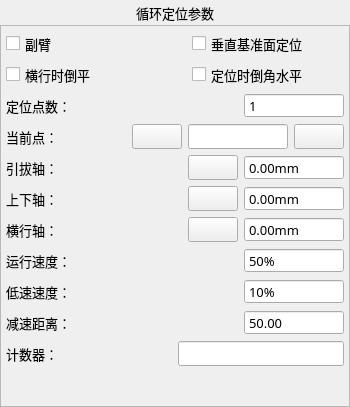
<?xml version="1.0" encoding="UTF-8"?>
<ui version="4.0">
 <class>FormActLoopFree</class>
 <widget class="QWidget" name="FormActLoopFree">
  <property name="geometry">
   <rect>
    <x>0</x>
    <y>0</y>
    <width>350</width>
    <height>407</height>
   </rect>
  </property>
  <property name="minimumSize">
   <size>
    <width>350</width>
    <height>407</height>
   </size>
  </property>
  <property name="maximumSize">
   <size>
    <width>700</width>
    <height>815</height>
   </size>
  </property>
  <property name="font">
   <font>
    <family>微软雅黑</family>
    <pointsize>10</pointsize>
    <weight>50</weight>
    <italic>false</italic>
    <bold>false</bold>
   </font>
  </property>
  <property name="windowTitle">
   <string notr="true">循环定位</string>
  </property>
  <property name="toolTip">
   <string notr="true"/>
  </property>
  <property name="statusTip">
   <string notr="true"/>
  </property>
  <property name="whatsThis">
   <string notr="true"/>
  </property>
  <property name="accessibleName">
   <string notr="true"/>
  </property>
  <property name="accessibleDescription">
   <string notr="true"/>
  </property>
  <property name="styleSheet">
   <string notr="true"/>
  </property>
  <property name="windowFilePath">
   <string notr="true"/>
  </property>
  <layout class="QVBoxLayout" name="verticalLayout">
   <property name="spacing">
    <number>0</number>
   </property>
   <property name="margin">
    <number>0</number>
   </property>
   <item>
    <widget class="QLabel" name="labelParaTitle">
     <property name="sizePolicy">
      <sizepolicy hsizetype="Preferred" vsizetype="Fixed">
       <horstretch>0</horstretch>
       <verstretch>0</verstretch>
      </sizepolicy>
     </property>
     <property name="minimumSize">
      <size>
       <width>0</width>
       <height>25</height>
      </size>
     </property>
     <property name="font">
      <font>
       <family>微软雅黑</family>
       <pointsize>10</pointsize>
       <weight>50</weight>
       <bold>false</bold>
      </font>
     </property>
     <property name="styleSheet">
      <string notr="true">QLabel#labelParaTitle
{
	color: black;
	border-image: url(:/img/widget/Panel.png) 0 4 0 4;
	border-left: 4px transparent;
	border-right: 4px transparent;
}
</string>
     </property>
     <property name="text">
      <string>循环定位参数</string>
     </property>
     <property name="alignment">
      <set>Qt::AlignCenter</set>
     </property>
    </widget>
   </item>
   <item>
    <widget class="QFrame" name="frameLoop">
     <property name="maximumSize">
      <size>
       <width>16777215</width>
       <height>16777215</height>
      </size>
     </property>
     <property name="font">
      <font>
       <family>微软雅黑</family>
       <pointsize>10</pointsize>
       <weight>50</weight>
       <italic>false</italic>
       <bold>false</bold>
      </font>
     </property>
     <property name="styleSheet">
      <string notr="true"/>
     </property>
     <property name="frameShape">
      <enum>QFrame::StyledPanel</enum>
     </property>
     <property name="frameShadow">
      <enum>QFrame::Plain</enum>
     </property>
     <property name="IsMainArea" stdset="0">
      <bool>true</bool>
     </property>
     <layout class="QGridLayout" name="gridLayout">
      <property name="margin">
       <number>5</number>
      </property>
      <item row="0" column="0">
       <layout class="QHBoxLayout" name="horizontalLayout_10">
        <item>
         <widget class="QCheckBox" name="checkBoxIsRunner">
          <property name="sizePolicy">
           <sizepolicy hsizetype="Preferred" vsizetype="Fixed">
            <horstretch>0</horstretch>
            <verstretch>0</verstretch>
           </sizepolicy>
          </property>
          <property name="minimumSize">
           <size>
            <width>180</width>
            <height>25</height>
           </size>
          </property>
          <property name="maximumSize">
           <size>
            <width>16777215</width>
            <height>50</height>
           </size>
          </property>
          <property name="font">
           <font>
            <family>微软雅黑</family>
            <pointsize>10</pointsize>
            <weight>50</weight>
            <italic>false</italic>
            <bold>false</bold>
           </font>
          </property>
          <property name="styleSheet">
           <string notr="true"/>
          </property>
          <property name="text">
           <string>副臂</string>
          </property>
         </widget>
        </item>
        <item>
         <widget class="xCheckBox" name="checkBox_xdec">
          <property name="sizePolicy">
           <sizepolicy hsizetype="Preferred" vsizetype="Fixed">
            <horstretch>0</horstretch>
            <verstretch>0</verstretch>
           </sizepolicy>
          </property>
          <property name="minimumSize">
           <size>
            <width>0</width>
            <height>25</height>
           </size>
          </property>
          <property name="maximumSize">
           <size>
            <width>16777215</width>
            <height>50</height>
           </size>
          </property>
          <property name="font">
           <font>
            <family>微软雅黑</family>
            <pointsize>10</pointsize>
            <weight>50</weight>
            <italic>false</italic>
            <bold>false</bold>
           </font>
          </property>
          <property name="focusPolicy">
           <enum>Qt::NoFocus</enum>
          </property>
          <property name="text">
           <string>垂直基准面定位</string>
          </property>
          <property name="iconSize">
           <size>
            <width>32</width>
            <height>32</height>
           </size>
          </property>
         </widget>
        </item>
       </layout>
      </item>
      <item row="1" column="0">
       <layout class="QHBoxLayout" name="horizontalLayout_11">
        <item>
         <widget class="QCheckBox" name="checkBoxTrvRot">
          <property name="sizePolicy">
           <sizepolicy hsizetype="Preferred" vsizetype="Fixed">
            <horstretch>0</horstretch>
            <verstretch>0</verstretch>
           </sizepolicy>
          </property>
          <property name="minimumSize">
           <size>
            <width>180</width>
            <height>25</height>
           </size>
          </property>
          <property name="maximumSize">
           <size>
            <width>16777215</width>
            <height>50</height>
           </size>
          </property>
          <property name="font">
           <font>
            <family>微软雅黑</family>
            <pointsize>10</pointsize>
            <weight>50</weight>
            <italic>false</italic>
            <bold>false</bold>
           </font>
          </property>
          <property name="styleSheet">
           <string notr="true"/>
          </property>
          <property name="text">
           <string>横行时倒平</string>
          </property>
         </widget>
        </item>
        <item>
         <widget class="xCheckBox" name="checkBox_rotate">
          <property name="sizePolicy">
           <sizepolicy hsizetype="Preferred" vsizetype="Fixed">
            <horstretch>0</horstretch>
            <verstretch>0</verstretch>
           </sizepolicy>
          </property>
          <property name="minimumSize">
           <size>
            <width>0</width>
            <height>25</height>
           </size>
          </property>
          <property name="maximumSize">
           <size>
            <width>16777215</width>
            <height>50</height>
           </size>
          </property>
          <property name="font">
           <font>
            <family>微软雅黑</family>
            <pointsize>10</pointsize>
            <weight>50</weight>
            <italic>false</italic>
            <bold>false</bold>
           </font>
          </property>
          <property name="focusPolicy">
           <enum>Qt::NoFocus</enum>
          </property>
          <property name="text">
           <string>定位时倒角水平</string>
          </property>
          <property name="iconSize">
           <size>
            <width>32</width>
            <height>32</height>
           </size>
          </property>
         </widget>
        </item>
       </layout>
      </item>
      <item row="2" column="0">
       <layout class="QHBoxLayout" name="horizontalLayout_9">
        <item>
         <widget class="QLabel" name="labelCnt">
          <property name="sizePolicy">
           <sizepolicy hsizetype="Expanding" vsizetype="Fixed">
            <horstretch>0</horstretch>
            <verstretch>0</verstretch>
           </sizepolicy>
          </property>
          <property name="minimumSize">
           <size>
            <width>150</width>
            <height>25</height>
           </size>
          </property>
          <property name="maximumSize">
           <size>
            <width>16777215</width>
            <height>50</height>
           </size>
          </property>
          <property name="font">
           <font>
            <family>微软雅黑</family>
            <pointsize>10</pointsize>
            <weight>50</weight>
            <italic>false</italic>
            <bold>false</bold>
           </font>
          </property>
          <property name="text">
           <string>定位点数：</string>
          </property>
         </widget>
        </item>
        <item>
         <widget class="xSpinBox" name="BoxCnt">
          <property name="enabled">
           <bool>true</bool>
          </property>
          <property name="sizePolicy">
           <sizepolicy hsizetype="Fixed" vsizetype="Fixed">
            <horstretch>0</horstretch>
            <verstretch>0</verstretch>
           </sizepolicy>
          </property>
          <property name="minimumSize">
           <size>
            <width>100</width>
            <height>25</height>
           </size>
          </property>
          <property name="maximumSize">
           <size>
            <width>200</width>
            <height>50</height>
           </size>
          </property>
          <property name="font">
           <font>
            <family>微软雅黑</family>
            <pointsize>10</pointsize>
            <weight>50</weight>
            <italic>false</italic>
            <bold>false</bold>
           </font>
          </property>
          <property name="focusPolicy">
           <enum>Qt::ClickFocus</enum>
          </property>
          <property name="alignment">
           <set>Qt::AlignLeading|Qt::AlignLeft|Qt::AlignVCenter</set>
          </property>
          <property name="buttonSymbols">
           <enum>QAbstractSpinBox::NoButtons</enum>
          </property>
          <property name="specialValueText">
           <string notr="true"/>
          </property>
          <property name="keyboardTracking">
           <bool>false</bool>
          </property>
          <property name="suffix">
           <string notr="true"/>
          </property>
          <property name="prefix">
           <string notr="true"/>
          </property>
          <property name="minimum">
           <number>1</number>
          </property>
          <property name="maximum">
           <number>100</number>
          </property>
          <property name="value">
           <number>1</number>
          </property>
          <property name="HasBtn" stdset="0">
           <bool>true</bool>
          </property>
         </widget>
        </item>
       </layout>
      </item>
      <item row="3" column="0">
       <layout class="QHBoxLayout" name="horizontalLayout_4">
        <item>
         <widget class="QLabel" name="labelPos1">
          <property name="sizePolicy">
           <sizepolicy hsizetype="Expanding" vsizetype="Fixed">
            <horstretch>0</horstretch>
            <verstretch>0</verstretch>
           </sizepolicy>
          </property>
          <property name="minimumSize">
           <size>
            <width>150</width>
            <height>25</height>
           </size>
          </property>
          <property name="maximumSize">
           <size>
            <width>16777215</width>
            <height>50</height>
           </size>
          </property>
          <property name="font">
           <font>
            <family>微软雅黑</family>
            <pointsize>10</pointsize>
            <weight>50</weight>
            <italic>false</italic>
            <bold>false</bold>
           </font>
          </property>
          <property name="text">
           <string>当前点：</string>
          </property>
         </widget>
        </item>
        <item>
         <widget class="xPushButton" name="BtnPrev">
          <property name="sizePolicy">
           <sizepolicy hsizetype="Fixed" vsizetype="Fixed">
            <horstretch>0</horstretch>
            <verstretch>0</verstretch>
           </sizepolicy>
          </property>
          <property name="minimumSize">
           <size>
            <width>50</width>
            <height>25</height>
           </size>
          </property>
          <property name="maximumSize">
           <size>
            <width>120</width>
            <height>50</height>
           </size>
          </property>
          <property name="font">
           <font>
            <family>微软雅黑</family>
            <pointsize>10</pointsize>
           </font>
          </property>
          <property name="focusPolicy">
           <enum>Qt::NoFocus</enum>
          </property>
          <property name="text">
           <string notr="true"/>
          </property>
          <property name="icon">
           <iconset resource="../xPad.qrc">
            <normaloff>:/img/32X32/BlackLeft.png</normaloff>:/img/32X32/BlackLeft.png</iconset>
          </property>
          <property name="iconSize">
           <size>
            <width>32</width>
            <height>32</height>
           </size>
          </property>
         </widget>
        </item>
        <item>
         <widget class="QLineEdit" name="lineEdit">
          <property name="minimumSize">
           <size>
            <width>100</width>
            <height>25</height>
           </size>
          </property>
          <property name="maximumSize">
           <size>
            <width>150</width>
            <height>50</height>
           </size>
          </property>
          <property name="font">
           <font>
            <family>微软雅黑</family>
            <pointsize>10</pointsize>
            <weight>50</weight>
            <italic>false</italic>
            <bold>false</bold>
           </font>
          </property>
          <property name="alignment">
           <set>Qt::AlignCenter</set>
          </property>
          <property name="readOnly">
           <bool>true</bool>
          </property>
         </widget>
        </item>
        <item>
         <widget class="xPushButton" name="BtnNext">
          <property name="sizePolicy">
           <sizepolicy hsizetype="Fixed" vsizetype="Fixed">
            <horstretch>0</horstretch>
            <verstretch>0</verstretch>
           </sizepolicy>
          </property>
          <property name="minimumSize">
           <size>
            <width>50</width>
            <height>25</height>
           </size>
          </property>
          <property name="maximumSize">
           <size>
            <width>120</width>
            <height>50</height>
           </size>
          </property>
          <property name="font">
           <font>
            <family>微软雅黑</family>
            <pointsize>10</pointsize>
           </font>
          </property>
          <property name="focusPolicy">
           <enum>Qt::NoFocus</enum>
          </property>
          <property name="text">
           <string notr="true"/>
          </property>
          <property name="icon">
           <iconset resource="../xPad.qrc">
            <normaloff>:/img/32X32/BlackRight.png</normaloff>:/img/32X32/BlackRight.png</iconset>
          </property>
          <property name="iconSize">
           <size>
            <width>32</width>
            <height>32</height>
           </size>
          </property>
         </widget>
        </item>
       </layout>
      </item>
      <item row="4" column="0">
       <layout class="QHBoxLayout" name="horizontalLayout">
        <item>
         <widget class="QLabel" name="labelHorPos">
          <property name="sizePolicy">
           <sizepolicy hsizetype="Expanding" vsizetype="Fixed">
            <horstretch>0</horstretch>
            <verstretch>0</verstretch>
           </sizepolicy>
          </property>
          <property name="minimumSize">
           <size>
            <width>150</width>
            <height>25</height>
           </size>
          </property>
          <property name="maximumSize">
           <size>
            <width>16777215</width>
            <height>50</height>
           </size>
          </property>
          <property name="font">
           <font>
            <family>微软雅黑</family>
            <pointsize>10</pointsize>
            <weight>50</weight>
            <italic>false</italic>
            <bold>false</bold>
           </font>
          </property>
          <property name="text">
           <string>引拔轴：</string>
          </property>
         </widget>
        </item>
        <item>
         <widget class="QPushButton" name="BtnHorSync">
          <property name="minimumSize">
           <size>
            <width>50</width>
            <height>25</height>
           </size>
          </property>
          <property name="text">
           <string/>
          </property>
          <property name="icon">
           <iconset resource="../xPad.qrc">
            <normaloff>:/img/32X32/Sync.png</normaloff>:/img/32X32/Sync.png</iconset>
          </property>
          <property name="iconSize">
           <size>
            <width>48</width>
            <height>48</height>
           </size>
          </property>
         </widget>
        </item>
        <item>
         <widget class="xDoubleSpinBox" name="BoxHorPos">
          <property name="sizePolicy">
           <sizepolicy hsizetype="Fixed" vsizetype="Fixed">
            <horstretch>0</horstretch>
            <verstretch>0</verstretch>
           </sizepolicy>
          </property>
          <property name="minimumSize">
           <size>
            <width>100</width>
            <height>25</height>
           </size>
          </property>
          <property name="maximumSize">
           <size>
            <width>200</width>
            <height>50</height>
           </size>
          </property>
          <property name="font">
           <font>
            <family>微软雅黑</family>
            <pointsize>10</pointsize>
            <weight>50</weight>
            <italic>false</italic>
            <bold>false</bold>
           </font>
          </property>
          <property name="focusPolicy">
           <enum>Qt::ClickFocus</enum>
          </property>
          <property name="alignment">
           <set>Qt::AlignLeading|Qt::AlignLeft|Qt::AlignVCenter</set>
          </property>
          <property name="readOnly">
           <bool>true</bool>
          </property>
          <property name="buttonSymbols">
           <enum>QAbstractSpinBox::NoButtons</enum>
          </property>
          <property name="keyboardTracking">
           <bool>false</bool>
          </property>
          <property name="prefix">
           <string notr="true"/>
          </property>
          <property name="suffix">
           <string notr="true">mm</string>
          </property>
          <property name="decimals">
           <number>2</number>
          </property>
          <property name="maximum">
           <double>60000.000000000000000</double>
          </property>
          <property name="singleStep">
           <double>0.010000000000000</double>
          </property>
          <property name="value">
           <double>0.000000000000000</double>
          </property>
          <property name="HasBtn" stdset="0">
           <bool>false</bool>
          </property>
         </widget>
        </item>
       </layout>
      </item>
      <item row="5" column="0">
       <layout class="QHBoxLayout" name="horizontalLayout_2">
        <item>
         <widget class="QLabel" name="labelVerPos">
          <property name="sizePolicy">
           <sizepolicy hsizetype="Expanding" vsizetype="Fixed">
            <horstretch>0</horstretch>
            <verstretch>0</verstretch>
           </sizepolicy>
          </property>
          <property name="minimumSize">
           <size>
            <width>150</width>
            <height>25</height>
           </size>
          </property>
          <property name="maximumSize">
           <size>
            <width>16777215</width>
            <height>50</height>
           </size>
          </property>
          <property name="font">
           <font>
            <family>微软雅黑</family>
            <pointsize>10</pointsize>
            <weight>50</weight>
            <italic>false</italic>
            <bold>false</bold>
           </font>
          </property>
          <property name="text">
           <string>上下轴：</string>
          </property>
         </widget>
        </item>
        <item>
         <widget class="QPushButton" name="BtnVerSync">
          <property name="minimumSize">
           <size>
            <width>50</width>
            <height>25</height>
           </size>
          </property>
          <property name="text">
           <string/>
          </property>
          <property name="icon">
           <iconset resource="../xPad.qrc">
            <normaloff>:/img/32X32/Sync.png</normaloff>:/img/32X32/Sync.png</iconset>
          </property>
          <property name="iconSize">
           <size>
            <width>48</width>
            <height>48</height>
           </size>
          </property>
         </widget>
        </item>
        <item>
         <widget class="xDoubleSpinBox" name="BoxVerPos">
          <property name="sizePolicy">
           <sizepolicy hsizetype="Fixed" vsizetype="Fixed">
            <horstretch>0</horstretch>
            <verstretch>0</verstretch>
           </sizepolicy>
          </property>
          <property name="minimumSize">
           <size>
            <width>100</width>
            <height>25</height>
           </size>
          </property>
          <property name="maximumSize">
           <size>
            <width>200</width>
            <height>50</height>
           </size>
          </property>
          <property name="font">
           <font>
            <family>微软雅黑</family>
            <pointsize>10</pointsize>
            <weight>50</weight>
            <italic>false</italic>
            <bold>false</bold>
           </font>
          </property>
          <property name="focusPolicy">
           <enum>Qt::ClickFocus</enum>
          </property>
          <property name="alignment">
           <set>Qt::AlignLeading|Qt::AlignLeft|Qt::AlignVCenter</set>
          </property>
          <property name="readOnly">
           <bool>true</bool>
          </property>
          <property name="buttonSymbols">
           <enum>QAbstractSpinBox::NoButtons</enum>
          </property>
          <property name="keyboardTracking">
           <bool>false</bool>
          </property>
          <property name="prefix">
           <string notr="true"/>
          </property>
          <property name="suffix">
           <string notr="true">mm</string>
          </property>
          <property name="decimals">
           <number>2</number>
          </property>
          <property name="maximum">
           <double>60000.000000000000000</double>
          </property>
          <property name="singleStep">
           <double>0.010000000000000</double>
          </property>
          <property name="value">
           <double>0.000000000000000</double>
          </property>
          <property name="HasBtn" stdset="0">
           <bool>false</bool>
          </property>
         </widget>
        </item>
       </layout>
      </item>
      <item row="6" column="0">
       <layout class="QHBoxLayout" name="horizontalLayout_3">
        <item>
         <widget class="QLabel" name="labelTrvPos">
          <property name="sizePolicy">
           <sizepolicy hsizetype="Expanding" vsizetype="Fixed">
            <horstretch>0</horstretch>
            <verstretch>0</verstretch>
           </sizepolicy>
          </property>
          <property name="minimumSize">
           <size>
            <width>150</width>
            <height>25</height>
           </size>
          </property>
          <property name="maximumSize">
           <size>
            <width>16777215</width>
            <height>50</height>
           </size>
          </property>
          <property name="font">
           <font>
            <family>微软雅黑</family>
            <pointsize>10</pointsize>
            <weight>50</weight>
            <italic>false</italic>
            <bold>false</bold>
           </font>
          </property>
          <property name="text">
           <string>横行轴：</string>
          </property>
         </widget>
        </item>
        <item>
         <widget class="QPushButton" name="BtnTrvSync">
          <property name="minimumSize">
           <size>
            <width>50</width>
            <height>25</height>
           </size>
          </property>
          <property name="text">
           <string/>
          </property>
          <property name="icon">
           <iconset resource="../xPad.qrc">
            <normaloff>:/img/32X32/Sync.png</normaloff>:/img/32X32/Sync.png</iconset>
          </property>
          <property name="iconSize">
           <size>
            <width>48</width>
            <height>48</height>
           </size>
          </property>
         </widget>
        </item>
        <item>
         <widget class="xDoubleSpinBox" name="BoxTrvPos">
          <property name="sizePolicy">
           <sizepolicy hsizetype="Fixed" vsizetype="Fixed">
            <horstretch>0</horstretch>
            <verstretch>0</verstretch>
           </sizepolicy>
          </property>
          <property name="minimumSize">
           <size>
            <width>100</width>
            <height>25</height>
           </size>
          </property>
          <property name="maximumSize">
           <size>
            <width>200</width>
            <height>50</height>
           </size>
          </property>
          <property name="font">
           <font>
            <family>微软雅黑</family>
            <pointsize>10</pointsize>
            <weight>50</weight>
            <italic>false</italic>
            <bold>false</bold>
           </font>
          </property>
          <property name="focusPolicy">
           <enum>Qt::ClickFocus</enum>
          </property>
          <property name="alignment">
           <set>Qt::AlignLeading|Qt::AlignLeft|Qt::AlignVCenter</set>
          </property>
          <property name="readOnly">
           <bool>true</bool>
          </property>
          <property name="buttonSymbols">
           <enum>QAbstractSpinBox::NoButtons</enum>
          </property>
          <property name="keyboardTracking">
           <bool>false</bool>
          </property>
          <property name="prefix">
           <string notr="true"/>
          </property>
          <property name="suffix">
           <string notr="true">mm</string>
          </property>
          <property name="decimals">
           <number>2</number>
          </property>
          <property name="maximum">
           <double>60000.000000000000000</double>
          </property>
          <property name="singleStep">
           <double>0.010000000000000</double>
          </property>
          <property name="value">
           <double>0.000000000000000</double>
          </property>
          <property name="HasBtn" stdset="0">
           <bool>false</bool>
          </property>
         </widget>
        </item>
       </layout>
      </item>
      <item row="7" column="0">
       <layout class="QHBoxLayout" name="horizontalLayout_5">
        <item>
         <widget class="QLabel" name="labelHightSpd">
          <property name="sizePolicy">
           <sizepolicy hsizetype="Expanding" vsizetype="Fixed">
            <horstretch>0</horstretch>
            <verstretch>0</verstretch>
           </sizepolicy>
          </property>
          <property name="minimumSize">
           <size>
            <width>150</width>
            <height>25</height>
           </size>
          </property>
          <property name="maximumSize">
           <size>
            <width>16777215</width>
            <height>50</height>
           </size>
          </property>
          <property name="font">
           <font>
            <family>微软雅黑</family>
            <pointsize>10</pointsize>
            <weight>50</weight>
            <italic>false</italic>
            <bold>false</bold>
           </font>
          </property>
          <property name="text">
           <string>运行速度：</string>
          </property>
         </widget>
        </item>
        <item>
         <widget class="xSpinBox" name="BoxHspd">
          <property name="sizePolicy">
           <sizepolicy hsizetype="Fixed" vsizetype="Fixed">
            <horstretch>0</horstretch>
            <verstretch>0</verstretch>
           </sizepolicy>
          </property>
          <property name="minimumSize">
           <size>
            <width>100</width>
            <height>25</height>
           </size>
          </property>
          <property name="maximumSize">
           <size>
            <width>200</width>
            <height>50</height>
           </size>
          </property>
          <property name="font">
           <font>
            <family>微软雅黑</family>
            <pointsize>10</pointsize>
            <weight>50</weight>
            <italic>false</italic>
            <bold>false</bold>
           </font>
          </property>
          <property name="focusPolicy">
           <enum>Qt::ClickFocus</enum>
          </property>
          <property name="alignment">
           <set>Qt::AlignLeading|Qt::AlignLeft|Qt::AlignVCenter</set>
          </property>
          <property name="buttonSymbols">
           <enum>QAbstractSpinBox::NoButtons</enum>
          </property>
          <property name="specialValueText">
           <string notr="true"/>
          </property>
          <property name="keyboardTracking">
           <bool>false</bool>
          </property>
          <property name="suffix">
           <string notr="true">%</string>
          </property>
          <property name="prefix">
           <string notr="true"/>
          </property>
          <property name="minimum">
           <number>1</number>
          </property>
          <property name="maximum">
           <number>100</number>
          </property>
          <property name="value">
           <number>50</number>
          </property>
          <property name="HasBtn" stdset="0">
           <bool>true</bool>
          </property>
         </widget>
        </item>
       </layout>
      </item>
      <item row="8" column="0">
       <layout class="QHBoxLayout" name="horizontalLayout_6">
        <item>
         <widget class="QLabel" name="labelLowSpd">
          <property name="sizePolicy">
           <sizepolicy hsizetype="Expanding" vsizetype="Fixed">
            <horstretch>0</horstretch>
            <verstretch>0</verstretch>
           </sizepolicy>
          </property>
          <property name="minimumSize">
           <size>
            <width>150</width>
            <height>25</height>
           </size>
          </property>
          <property name="maximumSize">
           <size>
            <width>16777215</width>
            <height>50</height>
           </size>
          </property>
          <property name="font">
           <font>
            <family>微软雅黑</family>
            <pointsize>10</pointsize>
            <weight>50</weight>
            <italic>false</italic>
            <bold>false</bold>
           </font>
          </property>
          <property name="text">
           <string>低速速度：</string>
          </property>
         </widget>
        </item>
        <item>
         <widget class="xSpinBox" name="BoxLspd">
          <property name="sizePolicy">
           <sizepolicy hsizetype="Fixed" vsizetype="Fixed">
            <horstretch>0</horstretch>
            <verstretch>0</verstretch>
           </sizepolicy>
          </property>
          <property name="minimumSize">
           <size>
            <width>100</width>
            <height>25</height>
           </size>
          </property>
          <property name="maximumSize">
           <size>
            <width>200</width>
            <height>50</height>
           </size>
          </property>
          <property name="font">
           <font>
            <family>微软雅黑</family>
            <pointsize>10</pointsize>
            <weight>50</weight>
            <italic>false</italic>
            <bold>false</bold>
           </font>
          </property>
          <property name="focusPolicy">
           <enum>Qt::ClickFocus</enum>
          </property>
          <property name="alignment">
           <set>Qt::AlignLeading|Qt::AlignLeft|Qt::AlignVCenter</set>
          </property>
          <property name="buttonSymbols">
           <enum>QAbstractSpinBox::NoButtons</enum>
          </property>
          <property name="specialValueText">
           <string notr="true"/>
          </property>
          <property name="keyboardTracking">
           <bool>false</bool>
          </property>
          <property name="suffix">
           <string notr="true">%</string>
          </property>
          <property name="prefix">
           <string notr="true"/>
          </property>
          <property name="minimum">
           <number>1</number>
          </property>
          <property name="maximum">
           <number>100</number>
          </property>
          <property name="value">
           <number>10</number>
          </property>
          <property name="HasBtn" stdset="0">
           <bool>true</bool>
          </property>
         </widget>
        </item>
       </layout>
      </item>
      <item row="9" column="0">
       <layout class="QHBoxLayout" name="horizontalLayout_7">
        <item>
         <widget class="QLabel" name="labelLowDis_2">
          <property name="sizePolicy">
           <sizepolicy hsizetype="Expanding" vsizetype="Fixed">
            <horstretch>0</horstretch>
            <verstretch>0</verstretch>
           </sizepolicy>
          </property>
          <property name="minimumSize">
           <size>
            <width>150</width>
            <height>25</height>
           </size>
          </property>
          <property name="maximumSize">
           <size>
            <width>16777215</width>
            <height>50</height>
           </size>
          </property>
          <property name="font">
           <font>
            <family>微软雅黑</family>
            <pointsize>10</pointsize>
            <weight>50</weight>
            <italic>false</italic>
            <bold>false</bold>
           </font>
          </property>
          <property name="text">
           <string>减速距离：</string>
          </property>
         </widget>
        </item>
        <item>
         <widget class="xDoubleSpinBox" name="BoxLowDis">
          <property name="sizePolicy">
           <sizepolicy hsizetype="Fixed" vsizetype="Fixed">
            <horstretch>0</horstretch>
            <verstretch>0</verstretch>
           </sizepolicy>
          </property>
          <property name="minimumSize">
           <size>
            <width>100</width>
            <height>25</height>
           </size>
          </property>
          <property name="maximumSize">
           <size>
            <width>200</width>
            <height>50</height>
           </size>
          </property>
          <property name="font">
           <font>
            <family>微软雅黑</family>
            <pointsize>10</pointsize>
            <weight>50</weight>
            <italic>false</italic>
            <bold>false</bold>
           </font>
          </property>
          <property name="focusPolicy">
           <enum>Qt::ClickFocus</enum>
          </property>
          <property name="alignment">
           <set>Qt::AlignLeading|Qt::AlignLeft|Qt::AlignVCenter</set>
          </property>
          <property name="buttonSymbols">
           <enum>QAbstractSpinBox::NoButtons</enum>
          </property>
          <property name="specialValueText">
           <string notr="true"/>
          </property>
          <property name="keyboardTracking">
           <bool>false</bool>
          </property>
          <property name="decimals">
           <number>2</number>
          </property>
          <property name="maximum">
           <double>650.000000000000000</double>
          </property>
          <property name="singleStep">
           <double>0.010000000000000</double>
          </property>
          <property name="value">
           <double>50.000000000000000</double>
          </property>
          <property name="HasBtn" stdset="0">
           <bool>true</bool>
          </property>
         </widget>
        </item>
       </layout>
      </item>
      <item row="10" column="0">
       <layout class="QHBoxLayout" name="horizontalLayout_8">
        <item>
         <widget class="QLabel" name="labelCount">
          <property name="sizePolicy">
           <sizepolicy hsizetype="Expanding" vsizetype="Fixed">
            <horstretch>0</horstretch>
            <verstretch>0</verstretch>
           </sizepolicy>
          </property>
          <property name="minimumSize">
           <size>
            <width>150</width>
            <height>25</height>
           </size>
          </property>
          <property name="maximumSize">
           <size>
            <width>16777215</width>
            <height>50</height>
           </size>
          </property>
          <property name="font">
           <font>
            <family>微软雅黑</family>
            <pointsize>10</pointsize>
            <weight>50</weight>
            <italic>false</italic>
            <bold>false</bold>
           </font>
          </property>
          <property name="text">
           <string>计数器：</string>
          </property>
         </widget>
        </item>
        <item>
         <widget class="xLineEdit" name="lineEditCount">
          <property name="minimumSize">
           <size>
            <width>100</width>
            <height>25</height>
           </size>
          </property>
          <property name="maximumSize">
           <size>
            <width>200</width>
            <height>50</height>
           </size>
          </property>
          <property name="font">
           <font>
            <family>微软雅黑</family>
            <pointsize>10</pointsize>
            <weight>50</weight>
            <italic>false</italic>
            <bold>false</bold>
           </font>
          </property>
          <property name="styleSheet">
           <string notr="true"/>
          </property>
         </widget>
        </item>
       </layout>
      </item>
      <item row="11" column="0">
       <spacer name="verticalSpacer">
        <property name="orientation">
         <enum>Qt::Vertical</enum>
        </property>
        <property name="sizeHint" stdset="0">
         <size>
          <width>338</width>
          <height>112</height>
         </size>
        </property>
       </spacer>
      </item>
     </layout>
    </widget>
   </item>
  </layout>
 </widget>
 <customwidgets>
  <customwidget>
   <class>xPushButton</class>
   <extends>QPushButton</extends>
   <header>xpushbutton.h</header>
  </customwidget>
  <customwidget>
   <class>xSpinBox</class>
   <extends>QSpinBox</extends>
   <header>xspinbox.h</header>
   <slots>
    <signal>clicked()</signal>
   </slots>
  </customwidget>
  <customwidget>
   <class>xDoubleSpinBox</class>
   <extends>QDoubleSpinBox</extends>
   <header>xdoublespinbox.h</header>
   <slots>
    <signal>clicked()</signal>
   </slots>
  </customwidget>
  <customwidget>
   <class>xLineEdit</class>
   <extends>QLineEdit</extends>
   <header>xlineedit.h</header>
   <slots>
    <signal>clicked()</signal>
   </slots>
  </customwidget>
  <customwidget>
   <class>xCheckBox</class>
   <extends>QCheckBox</extends>
   <header>xcheckbox.h</header>
  </customwidget>
 </customwidgets>
 <resources>
  <include location="../xPad.qrc"/>
 </resources>
 <connections>
  <connection>
   <sender>BoxHspd</sender>
   <signal>clicked()</signal>
   <receiver>FormActLoopFree</receiver>
   <slot>inputHspd()</slot>
   <hints>
    <hint type="sourcelabel">
     <x>282</x>
     <y>188</y>
    </hint>
    <hint type="destinationlabel">
     <x>394</x>
     <y>149</y>
    </hint>
   </hints>
  </connection>
  <connection>
   <sender>BoxLowDis</sender>
   <signal>clicked()</signal>
   <receiver>FormActLoopFree</receiver>
   <slot>inputLdis()</slot>
   <hints>
    <hint type="sourcelabel">
     <x>672</x>
     <y>188</y>
    </hint>
    <hint type="destinationlabel">
     <x>394</x>
     <y>149</y>
    </hint>
   </hints>
  </connection>
  <connection>
   <sender>BoxLspd</sender>
   <signal>clicked()</signal>
   <receiver>FormActLoopFree</receiver>
   <slot>inputLspd()</slot>
   <hints>
    <hint type="sourcelabel">
     <x>282</x>
     <y>240</y>
    </hint>
    <hint type="destinationlabel">
     <x>394</x>
     <y>149</y>
    </hint>
   </hints>
  </connection>
  <connection>
   <sender>BoxCnt</sender>
   <signal>clicked()</signal>
   <receiver>FormActLoopFree</receiver>
   <slot>inputCnt()</slot>
   <hints>
    <hint type="sourcelabel">
     <x>272</x>
     <y>90</y>
    </hint>
    <hint type="destinationlabel">
     <x>394</x>
     <y>149</y>
    </hint>
   </hints>
  </connection>
  <connection>
   <sender>BoxHorPos</sender>
   <signal>clicked()</signal>
   <receiver>FormActLoopFree</receiver>
   <slot>inputHorPos()</slot>
   <hints>
    <hint type="sourcelabel">
     <x>272</x>
     <y>148</y>
    </hint>
    <hint type="destinationlabel">
     <x>394</x>
     <y>149</y>
    </hint>
   </hints>
  </connection>
  <connection>
   <sender>BoxVerPos</sender>
   <signal>clicked()</signal>
   <receiver>FormActLoopFree</receiver>
   <slot>inputVerPos()</slot>
   <hints>
    <hint type="sourcelabel">
     <x>672</x>
     <y>148</y>
    </hint>
    <hint type="destinationlabel">
     <x>394</x>
     <y>149</y>
    </hint>
   </hints>
  </connection>
  <connection>
   <sender>BoxTrvPos</sender>
   <signal>clicked()</signal>
   <receiver>FormActLoopFree</receiver>
   <slot>inputTrvPos()</slot>
   <hints>
    <hint type="sourcelabel">
     <x>272</x>
     <y>200</y>
    </hint>
    <hint type="destinationlabel">
     <x>394</x>
     <y>149</y>
    </hint>
   </hints>
  </connection>
  <connection>
   <sender>BtnPrev</sender>
   <signal>clicked()</signal>
   <receiver>FormActLoopFree</receiver>
   <slot>pageUp()</slot>
   <hints>
    <hint type="sourcelabel">
     <x>579</x>
     <y>90</y>
    </hint>
    <hint type="destinationlabel">
     <x>394</x>
     <y>149</y>
    </hint>
   </hints>
  </connection>
  <connection>
   <sender>BtnNext</sender>
   <signal>clicked()</signal>
   <receiver>FormActLoopFree</receiver>
   <slot>pageDwn()</slot>
   <hints>
    <hint type="sourcelabel">
     <x>751</x>
     <y>90</y>
    </hint>
    <hint type="destinationlabel">
     <x>394</x>
     <y>149</y>
    </hint>
   </hints>
  </connection>
  <connection>
   <sender>BtnHorSync</sender>
   <signal>clicked()</signal>
   <receiver>FormActLoopFree</receiver>
   <slot>syncHorPos()</slot>
   <hints>
    <hint type="sourcelabel">
     <x>436</x>
     <y>313</y>
    </hint>
    <hint type="destinationlabel">
     <x>349</x>
     <y>407</y>
    </hint>
   </hints>
  </connection>
  <connection>
   <sender>BtnVerSync</sender>
   <signal>clicked()</signal>
   <receiver>FormActLoopFree</receiver>
   <slot>syncVerPos()</slot>
   <hints>
    <hint type="sourcelabel">
     <x>436</x>
     <y>371</y>
    </hint>
    <hint type="destinationlabel">
     <x>349</x>
     <y>407</y>
    </hint>
   </hints>
  </connection>
  <connection>
   <sender>BtnTrvSync</sender>
   <signal>clicked()</signal>
   <receiver>FormActLoopFree</receiver>
   <slot>syncTrvPos()</slot>
   <hints>
    <hint type="sourcelabel">
     <x>436</x>
     <y>429</y>
    </hint>
    <hint type="destinationlabel">
     <x>349</x>
     <y>407</y>
    </hint>
   </hints>
  </connection>
 </connections>
 <slots>
  <slot>inputCnt()</slot>
  <slot>inputHspd()</slot>
  <slot>inputLspd()</slot>
  <slot>inputLdis()</slot>
  <slot>pageUp()</slot>
  <slot>pageDwn()</slot>
  <slot>inputHorPos()</slot>
  <slot>inputVerPos()</slot>
  <slot>inputTrvPos()</slot>
  <slot>selectUser()</slot>
  <slot>syncHorPos()</slot>
  <slot>syncVerPos()</slot>
  <slot>syncTrvPos()</slot>
 </slots>
</ui>
